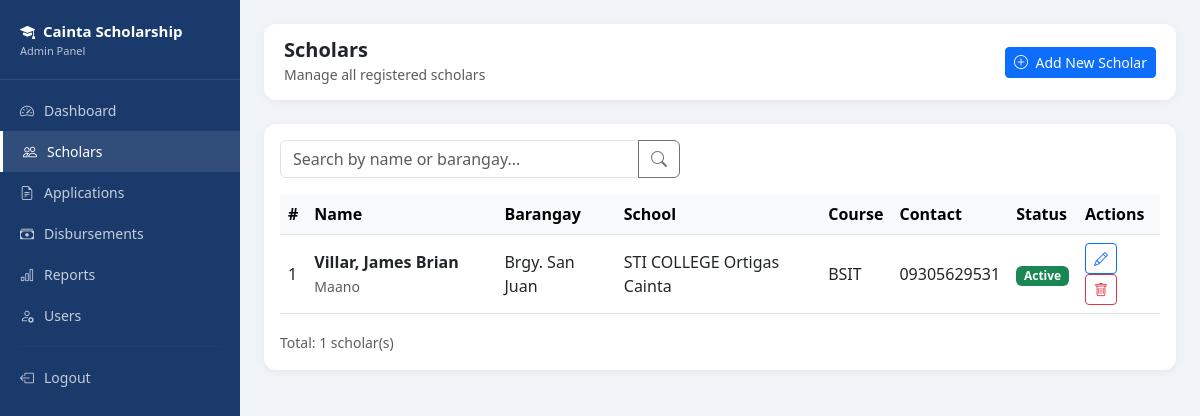
The page /admin/scholars.php (signed in) on the database as committed earlier.
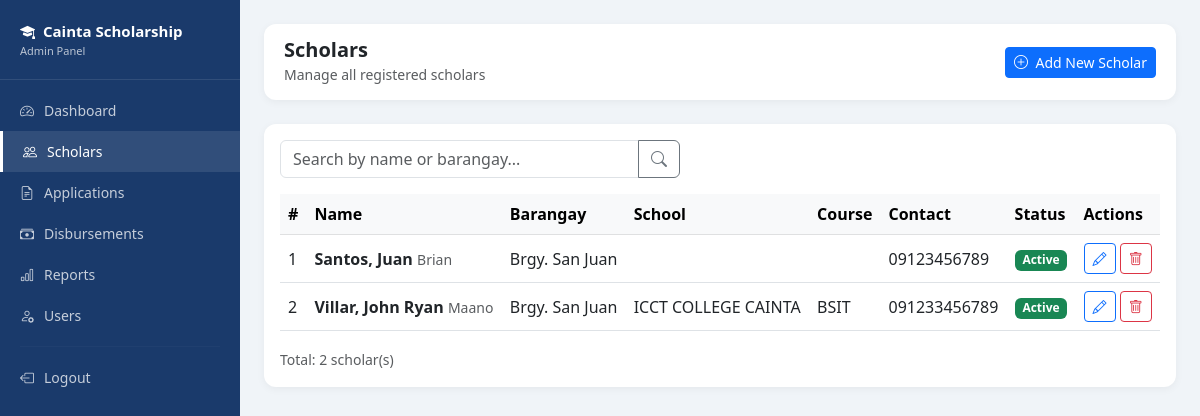
The same page on the database as committed later.
### tables this page shows
CREATE TABLE `scholars` (
  `scholar_id` int(11) NOT NULL,
  `first_name` varchar(50) NOT NULL,
  `last_name` varchar(50) NOT NULL,
  `middle_name` varchar(50) DEFAULT NULL,
  `birthdate` date DEFAULT NULL,
  `gender` enum('Male','Female') DEFAULT NULL,
  `address` text DEFAULT NULL,
  `barangay` varchar(100) DEFAULT NULL,
  `contact_no` varchar(20) DEFAULT NULL,
  `email` varchar(100) DEFAULT NULL,
  `school` varchar(100) DEFAULT NULL,
  `course` varchar(100) DEFAULT NULL,
  `year_level` int(11) DEFAULT NULL,
  `status` enum('active','inactive') DEFAULT 'active',
  `created_at` timestamp NOT NULL DEFAULT current_timestamp()
);

### admin/scholars.php (the view, shortened to what this page needs)
<?php
require_once '../includes/db.php';
$search = $_GET['search'] ?? '';
if($search) {
    $stmt = $pdo->prepare("SELECT * FROM scholars WHERE first_name LIKE ? OR last_name LIKE ? OR barangay LIKE ? ORDER BY last_name ASC");
    $stmt->execute(["%$search%", "%$search%", "%$search%"]);
} else {
    $stmt = $pdo->query("SELECT * FROM scholars ORDER BY last_name ASC");
}
$scholars = $stmt->fetchAll();
?>
<!DOCTYPE html>
<html lang="en">
<head>
    <link href="https://cdn.jsdelivr.net/npm/bootstrap@5.3.0/dist/css/bootstrap.min.css" rel="stylesheet">
    <link href="https://cdn.jsdelivr.net/npm/bootstrap-icons@1.10.0/font/bootstrap-icons.css" rel="stylesheet">
</head>
<body>
<div class="sidebar">
    <div class="sidebar-brand">
        <i class="bi bi-mortarboard-fill me-2"></i>Cainta Scholarship
        <small>Admin Panel</small>
    </div>
    <nav>
        <a href="dashboard.php" class="nav-link"><i class="bi bi-speedometer2"></i> Dashboard</a>
        <a href="scholars.php" class="nav-link active"><i class="bi bi-people"></i> Scholars</a>
        <a href="applications.php" class="nav-link"><i class="bi bi-file-earmark-text"></i> Applications</a>
        <a href="disbursements.php" class="nav-link"><i class="bi bi-cash-stack"></i> Disbursements</a>
        <a href="reports.php" class="nav-link"><i class="bi bi-bar-chart"></i> Reports</a>
        <a href="users.php" class="nav-link"><i class="bi bi-person-gear"></i> Users</a>
        <hr style="border-color: rgba(255,255,255,0.1); margin: 10px 20px;">
        <a href="../logout.php" class="nav-link"><i class="bi bi-box-arrow-left"></i> Logout</a>
    </nav>
</div>
<div class="main-content">
    <div class="topbar">
        <div>
            <h5 class="mb-0 fw-bold">Scholars</h5>
            <small class="text-muted">Manage all registered scholars</small>
        </div>
        <a href="add_scholar.php" class="btn btn-primary btn-sm">
            <i class="bi bi-plus-circle me-1"></i> Add New Scholar
        </a>
    </div>
    <div class="card">
        <div class="card-body">
            <form method="GET" class="mb-3">
                <div class="input-group" style="max-width: 400px;">
                    <input type="text" name="search" class="form-control"
                            placeholder="Search by name or barangay..."
                            value="<?= htmlspecialchars($search) ?>">
                    <button class="btn btn-outline-secondary" type="submit">
                        <i class="bi bi-search"></i>
                    </button>
                </div>
            </form>
            <div class="table-responsive">
                <table class="table table-hover align-middle">
                    <thead class="table-light">
                        <tr>
                            <th>#</th>
                            <th>Name</th>
                            <th>Barangay</th>
                            <th>School</th>
                            <th>Course</th>
                            <th>Contact</th>
                            <th>Status</th>
                            <th>Actions</th>
                        </tr>
                    </thead>
                    <tbody>
                        <?php if(empty($scholars)): ?>
                        <tr>
                            <td colspan="8" class="text-center text-muted py-4">
                                <i class="bi bi-people fs-3 d-block mb-2"></i>
                                No scholars found.
                            </td>
                        </tr>
                        <?php else: ?>
                        <?php foreach($scholars as $i => $s): ?>
                        <tr>
                            <td><?= $i + 1 ?></td>
                            <td>
                                <strong><?= htmlspecialchars($s['last_name'] . ', ' . $s['first_name']) ?></strong>
                                <?php if($s['middle_name']): ?>
                                <small class="text-muted"><?= htmlspecialchars($s['middle_name']) ?></small>
                                <?php endif; ?>
                            </td>
                            <td><?= htmlspecialchars($s['barangay']) ?></td>
                            <td><?= htmlspecialchars($s['school']) ?></td>
                            <td><?= htmlspecialchars($s['course']) ?></td>
                            <td><?= htmlspecialchars($s['contact_no']) ?></td>
                            <td>
                                <span class="badge <?= $s['status'] == 'active' ? 'bg-success' : 'bg-secondary' ?>">
                                    <?= ucfirst($s['status']) ?>
                                </span>
                            </td>
                            <td>
                                <a href="edit_scholar.php?id=<?= $s['scholar_id'] ?>"
                                    class="btn btn-sm btn-outline-primary">
                                    <i class="bi bi-pencil"></i>
                                </a>
                                <a href="scholars.php?delete=<?= $s['scholar_id'] ?>"
                                    class="btn btn-sm btn-outline-danger"
                                    onclick="return confirm('Are you sure you want to delete this scholar?')">
                                    <i class="bi bi-trash"></i>
                                </a>
                            </td>
                        </tr>
                        <?php endforeach; ?>
                        <?php endif; ?>
                    </tbody>
                </table>
            </div>
            <small class="text-muted">Total: <?= count($scholars) ?> scholar(s)</small>
        </div>
    </div>
</div>
</body>
</html>

### admin/scholars.php (style rules this page uses)
body { font-family: 'Segoe UI', sans-serif; background: #f0f4f8; }
.sidebar { width: 240px; min-height: 100vh; background: #1A3A6B; position: fixed; top: 0; left: 0; padding-top: 20px; z-index: 100; }
.sidebar-brand { color: white; font-size: 15px; font-weight: 600; padding: 0 20px 20px; border-bottom: 1px solid rgba(255,255,255,0.1); margin-bottom: 10px; }
.sidebar-brand small { display: block; font-size: 11px; opacity: 0.7; font-weight: 400; }
.nav-link { color: rgba(255,255,255,0.75); padding: 10px 20px; font-size: 14px; display: flex; align-items: center; gap: 10px; }
.nav-link:hover, .nav-link.active { color: white; background: rgba(255,255,255,0.1); border-left: 3px solid #fff; }
.main-content { margin-left: 240px; padding: 24px; }
.topbar { background: white; border-radius: 12px; padding: 14px 20px; margin-bottom: 24px; display: flex; justify-content: space-between; align-items: center; box-shadow: 0 2px 8px rgba(0,0,0,0.05); }
.card { border: none; border-radius: 12px; box-shadow: 0 2px 8px rgba(0,0,0,0.05); }

Rows that differ between the two databases and show on the page:
removed scholars: last_name+first_name "Villar, James Brian", middle_name "Maano", barangay "Brgy. San Juan", school "STI COLLEGE Ortigas Cainta", course "BSIT", contact_no "09305629531", status "Active"
added scholars: last_name+first_name "Santos, Juan", middle_name "Brian", barangay "Brgy. San Juan", contact_no "09123456789", status "Active"
added scholars: last_name+first_name "Villar, John Ryan", middle_name "Maano", barangay "Brgy. San Juan", school "ICCT COLLEGE CAINTA", course "BSIT", contact_no "091233456789", status "Active"
Other text that changed with them:
count($scholars): "1" → "2"
